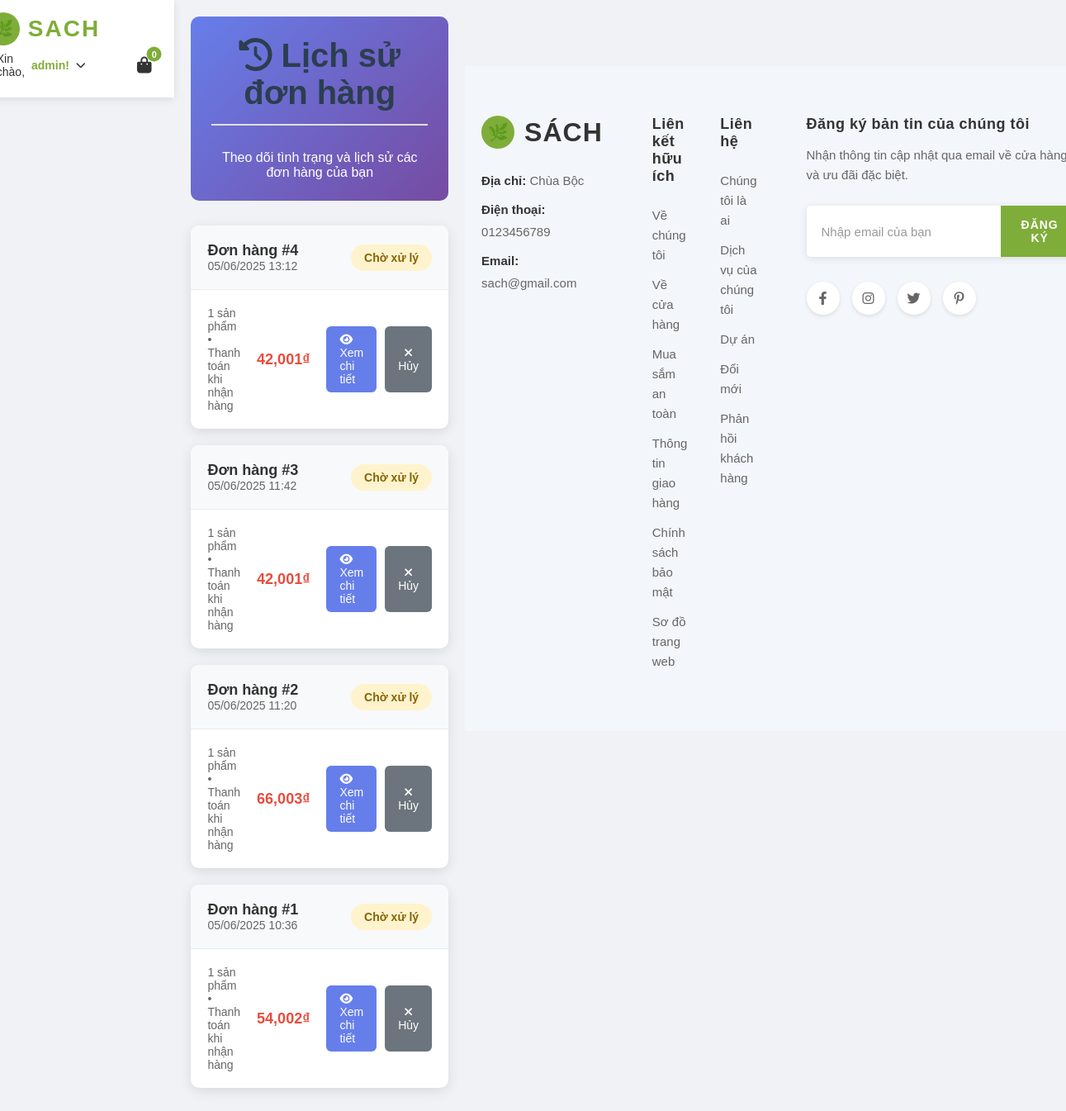
The page /orders/ (signed in) on the database as committed earlier.
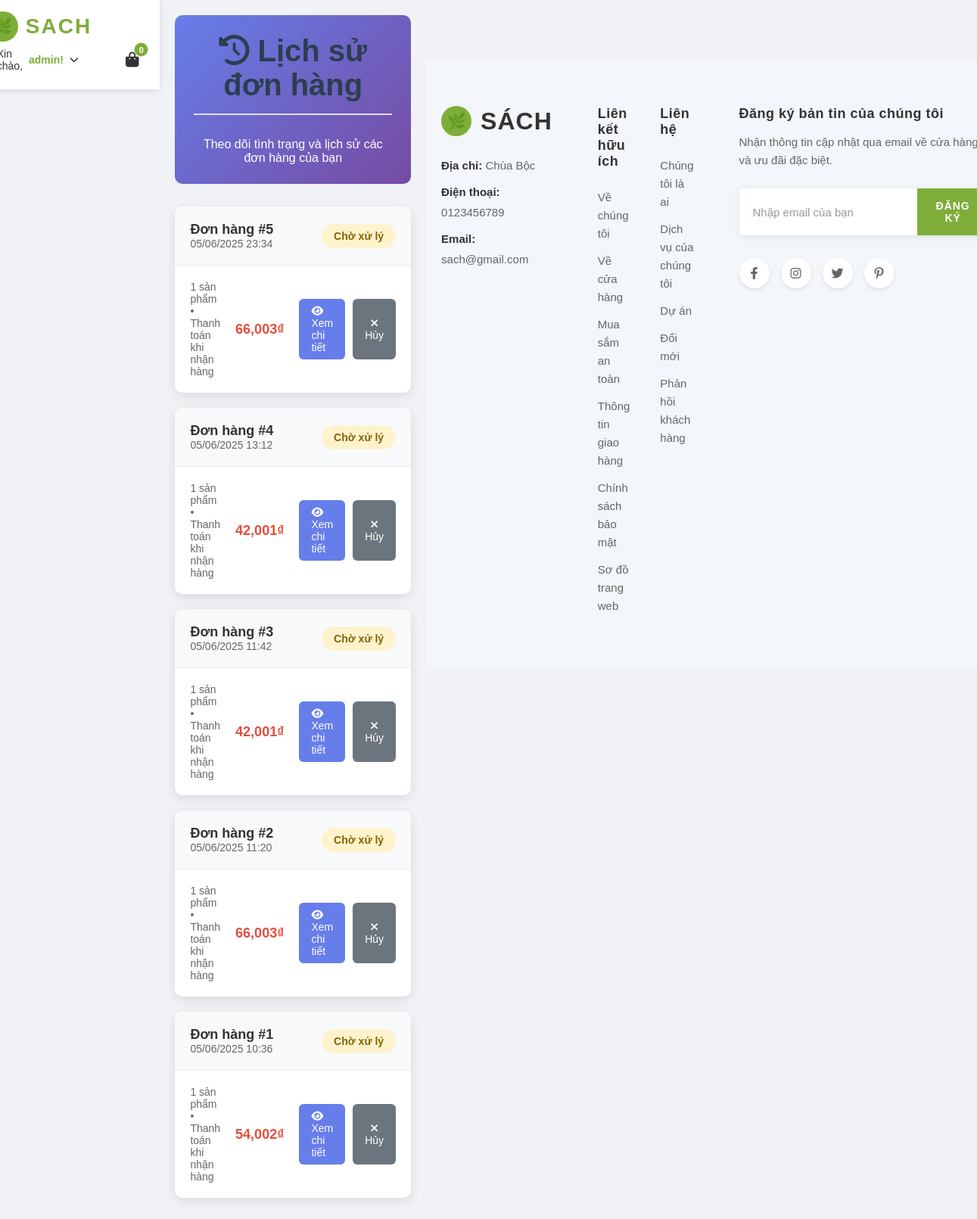
The same page on the database as committed later.
### apps/orders/models.py (models this page shows, shortened)
class Order(models.Model):
    STATUS_CHOICES = [
        ('pending', 'Chờ xử lý'),
        ('processing', 'Đang xử lý'),
        ('shipped', 'Đã giao hàng'),
        ('delivered', 'Đã nhận hàng'),
        ('cancelled', 'Đã hủy'),
    ]
    PAYMENT_CHOICES = [
        ('cod', 'Thanh toán khi nhận hàng'),
    ]
    user = models.ForeignKey(User, on_delete=models.CASCADE, null=True, blank=True, verbose_name="Khách hàng")
    full_name = models.CharField(max_length=100, verbose_name="Họ và tên")
    email = models.EmailField(verbose_name="Email")
    phone = models.CharField(max_length=20, verbose_name="Số điện thoại")
    address = models.TextField(verbose_name="Địa chỉ")
    city = models.CharField(max_length=100, verbose_name="Tỉnh/Thành phố")
    district = models.CharField(max_length=100, verbose_name="Quận/Huyện")
    ward = models.CharField(max_length=100, verbose_name="Phường/Xã")
    total_amount = models.DecimalField(max_digits=10, decimal_places=3, verbose_name="Tổng tiền")
    shipping_fee = models.DecimalField(max_digits=10, decimal_places=3, default=0, verbose_name="Phí vận chuyển")
    status = models.CharField(max_length=20, choices=STATUS_CHOICES, default='pending', verbose_name="Trạng thái")
    payment_method = models.CharField(max_length=20, choices=PAYMENT_CHOICES, default='cod', verbose_name="Phương thức thanh toán")
    notes = models.TextField(blank=True, null=True, verbose_name="Ghi chú")
    created_at = models.DateTimeField(auto_now_add=True, verbose_name="Ngày tạo")
    updated_at = models.DateTimeField(auto_now=True, verbose_name="Ngày cập nhật")
    class Meta:
        verbose_name = "Đơn hàng"
        verbose_name_plural = "Đơn hàng"
        ordering = ['-created_at']
    def get_total_with_shipping(self):
        return self.total_amount + self.shipping_fee

### apps/orders/views.py (the view, shortened to what this page needs)
# urls.py: path('', views.order_list_view, name='list'),                # /orders/ - Lịch sử đơn hàng
def order_list_view(request):
    if request.user.is_authenticated:
        orders = Order.objects.filter(user=request.user)
        return render(request, 'orders/order_list.html', {'orders': orders})

### apps/cart/context_processors.py (called while the page is built)
def cart_context(request):
    cart = request.session.get('cart', {})
    cart_count = sum(cart.values())
    return {
        'cart_count': cart_count,
        'cart_items_exist': cart_count > 0
    }

### apps/orders/templates/orders/order_list.html (shortened to what this page needs)
{% extends 'base.html' %}
{% load static %}
{% block content %}
<div class="orders-container">
    <div class="orders-header">
        <h1><i class="fas fa-history"></i> Lịch sử đơn hàng</h1>
        <p>Theo dõi tình trạng và lịch sử các đơn hàng của bạn</p>
    </div>
    {% if orders %}
        {% for order in orders %}
        <div class="order-card">
            <div class="order-card-header">
                <div class="order-info">
                    <div>
                        <div class="order-id">Đơn hàng #{{ order.id }}</div>
                        <div class="order-date">{{ order.created_at|date:"d/m/Y H:i" }}</div>
                    </div>
                </div>
                <div class="order-status status-{{ order.status }}">
                    {{ order.get_status_display }}
                </div>
            </div>
            <div class="order-card-body">
                <div class="order-summary">
                    <div class="order-items-preview">
                        {% with order.items.count as item_count %}
                            {{ item_count }} sản phẩm
                        {% endwith %}
                        • {{ order.get_payment_method_display }}
                    </div>
                    <div class="order-total">
                                                 {{ order.get_total_with_shipping|floatformat:3 }}₫
                    </div>
                    <div class="order-actions">
                        <a href="{% url 'orders:detail' order.id %}" class="btn btn-primary">
                            <i class="fas fa-eye"></i> Xem chi tiết
                        </a>
                        {% if order.status == 'pending' %}
                        <button class="btn btn-secondary">
                            <i class="fas fa-times"></i> Hủy
                        </button>
                        {% endif %}
                    </div>
                </div>
            </div>
        </div>
        {% endfor %}
    {% endif %}
</div>
{% endblock %}

Rows that differ between the two databases and show on the page:
added Order: id "5", created_at "05/06/2025 23:34", status "Chờ xử lý", items.count "1", payment_method "Thanh toán khi nhận hàng", get_total_with_shipping "66,003", shows "Hủy"
